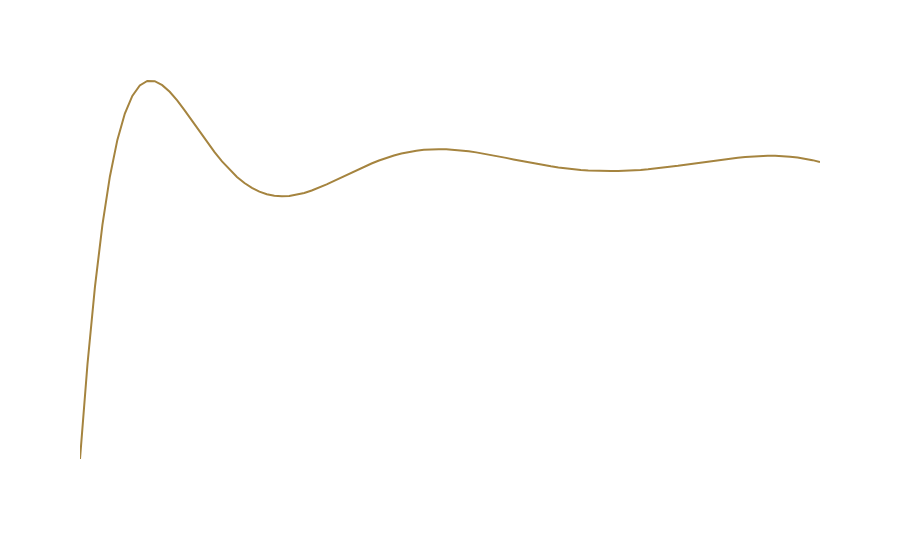

Source (notebook cell):
### Code cell
X = torch.linspace(-1, 1, 100).to(device)
T = torch.linspace(0, 0, 100).to(device)

Temp = (pinn.forward(X.view(-1,1),T.view(-1,1))).cpu().detach().numpy() # Predicted temperature

fig = px.line(x=X.cpu(), y=Temp.reshape(100), log_y=False, range_y=[])
fig.update_traces(line_color='#a5843f')
fig.update_layout(plot_bgcolor='rgba(0, 0, 0, 0)', paper_bgcolor= 'rgba(0, 0, 0, 0)', font_color="white", title="Initial Condition", xaxis_title="X", yaxis_title="Temperature")
fig.show()
